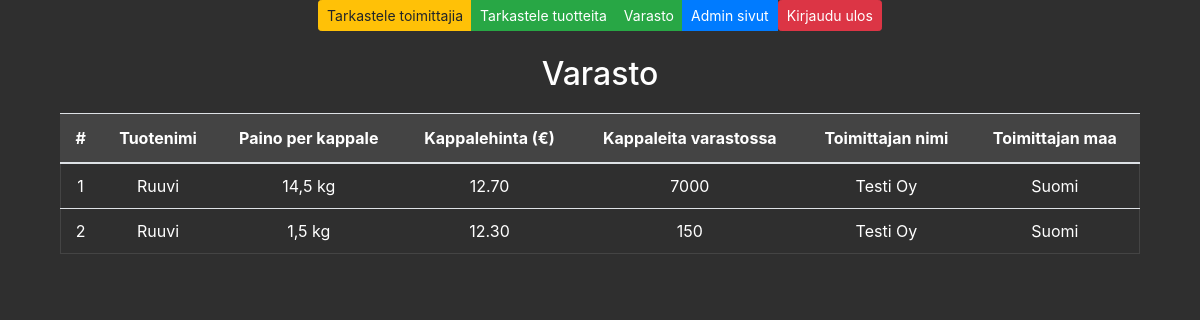
/varasto/, run on an earlier commit of the app's database.
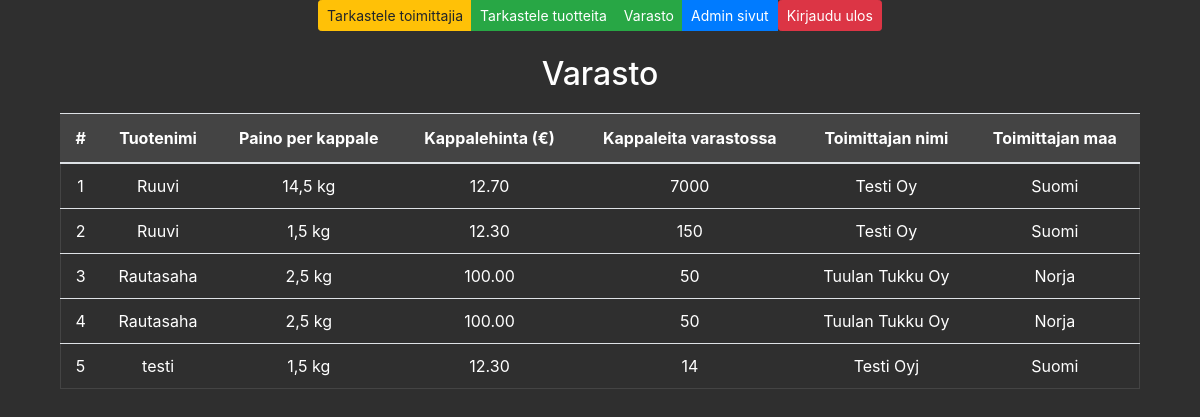
And on a later commit of the database.
### app/models.py (models this page shows, shortened)
class Varasto(models.Model):
    tuotenimi = models.CharField(max_length=20)
    painoperkappale = models.CharField(max_length=20)
    kappalehinta = models.DecimalField(max_digits=8, decimal_places=2)
    tuotteitavarastossa = models.IntegerField()
    toimittaja_nimi = models.CharField(max_length=50, null=True, blank=True)
    toimittaja_maa = models.CharField(max_length=50, null=True, blank=True)

### app/views.py (the view)
# urls.py: path('varasto/', varastolistaview, name='varasto'),
def varastolistaview(request):
    varastot = Varasto.objects.all()
    return render(request, 'varastolista.html', {'varastot': varastot})

### app/templates/varastolista.html
{% extends 'index.html' %}
{% block content %}
<div class="container mt-4">
    <h2 class="varasto-title">Varasto</h2>
    <table class="table varasto-table">
        <thead>
            <tr>
                <th>#</th>
                <th>Tuotenimi</th>
                <th>Paino per kappale</th>
                <th>Kappalehinta (€)</th>
                <th>Kappaleita varastossa</th>
                <th>Toimittajan nimi</th>
                <th>Toimittajan maa</th>
            </tr>
        </thead>
        <tbody>
            {% for varasto in varastot %}
            <tr>
                <td>{{ forloop.counter }}</td>
                <td>{{ varasto.tuotenimi }}</td>
                <td>{{ varasto.painoperkappale }}</td>
                <td>{{ varasto.kappalehinta }}</td>
                <td>{{ varasto.tuotteitavarastossa }}</td>
                <td>{{ varasto.toimittaja_nimi|default:"Ei tiedossa" }}</td>
                <td>{{ varasto.toimittaja_maa|default:"Ei tiedossa" }}</td>
            </tr>
            {% empty %}
            <tr>
                <td colspan="7" class="text-center">Ei tuotteita varastossa</td>
            </tr>
            {% endfor %}
        </tbody>
    </table>
</div>
{% endblock %}

What changed in the data, as far as the page shows it:
added Varasto: tuotenimi "Rautasaha", painoperkappale "2,5 kg", kappalehinta "100.00", tuotteitavarastossa "50", toimittaja_nimi "Tuulan Tukku Oy", toimittaja_maa "Norja"
added Varasto: tuotenimi "Rautasaha", painoperkappale "2,5 kg", kappalehinta "100.00", tuotteitavarastossa "50", toimittaja_nimi "Tuulan Tukku Oy", toimittaja_maa "Norja"
added Varasto: tuotenimi "testi", painoperkappale "1,5 kg", kappalehinta "12.30", tuotteitavarastossa "14", toimittaja_nimi "Testi Oyj", toimittaja_maa "Suomi"
